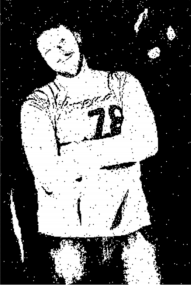
#> input picture binTest.png, 191 x 286 px
$ python Morphology.py
#> lines starting #> are read from the running program, lines starting #| are printed output that depends on the picture; after the words box and inside, x2 and y2 are one past the last pixel; in counts of white or black regions, pixels touching at a corner belong together
# Contains various image processing methods like blur,
import numpy as np
import cv2
import ImageProcessingMethods

img = cv2.imread('binTest.png')
#> img is the input picture: shape (286, 191, 3); min 0, max 255, mean 102.1

img = cv2.cvtColor(img, cv2.COLOR_BGR2GRAY)
#> img: shape (286, 191)

# New
def dilation(img):
    height = img.shape[0]
#> height = 286
    width = img.shape[1]
#> width = 191
    color = [0] * 25
    newImg = np.zeros((height, width), np.uint8)
    for i in range(height - 2):
        for j in range(width-2):
            if j == 0:
                color[0] = img[i - 2][j - 2]
                color[1] = img[i - 2][j - 1]
                color[2] = img[i - 2][j]
                color[3] = img[i - 2][j + 1]
                color[4] = img[i - 2][j + 2]

                color[5] = img[i - 1][j - 2]
                color[6] = img[i - 1][j - 1]
                color[7] = img[i - 1][j]
                color[8] = img[i - 1][j + 1]
                color[9] = img[i - 1][j + 2]

                color[10] = img[i][j - 2]
                color[11] = img[i][j - 1]
                color[12] = img[i][j]
                color[13] = img[i][j + 1]
                color[14] = img[i][j + 2]

                color[15] = img[i + 1][j - 2]
                color[16] = img[i + 1][j - 1]
                color[17] = img[i + 1][j]
                color[18] = img[i + 1][j + 1]
                color[19] = img[i + 1][j + 2]

                color[20] = img[i + 2][j - 2]
                color[21] = img[i + 2][j - 1]
                color[22] = img[i + 2][j]
                color[23] = img[i + 2][j + 1]
                color[24] = img[i + 2][j + 2]

            elif j % 5 == 0:
                color[4] = img[i - 2][j + 2]
                color[9] = img[i - 1][j + 2]
                color[14] = img[i][j + 2]
                color[19] = img[i + 1][j + 2]
                color[24] = img[i + 2][j + 2]

            elif j % 4 == 0:
                color[3] = img[i - 2][j + 1]
                color[8] = img[i - 1][j + 1]
                color[13] = img[i][j + 1]
                color[18] = img[i + 1][j + 1]
                color[23] = img[i + 2][j + 1]

            elif j % 3 == 0:
                color[2] = img[i - 2][j]
                color[7] = img[i - 1][j]
                color[12] = img[i][j]
                color[17] = img[i + 1][j]
                color[22] = img[i + 2][j]

            elif j % 2 == 0:
                color[1] = img[i - 2][j - 1]
                color[6] = img[i - 1][j - 1]
                color[11] = img[i][j - 1]
                color[16] = img[i + 1][j - 1]
                color[21] = img[i + 2][j - 1]

            else:
                color[0] = img[i - 2][j - 2]
                color[5] = img[i - 1][j - 2]
                color[10] = img[i][j - 2]
                color[15] = img[i + 1][j - 2]
                color[20] = img[i + 2][j - 2]

            if any(color):
                newImg[i, j] = 255
            else:
                newImg[i, j] = 0
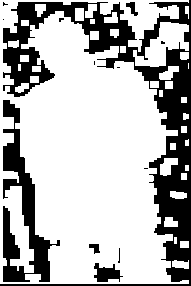
#> newImg: shape (286, 191); 71.5% white; 13 black regions (8 under 20 px), largest, box (x1, y1, x2, y2) and area: (0, 0, 191, 286) 11560, (3, 100, 60, 282) 3492, (94, 263, 123, 282) 326, (126, 2, 138, 16) 83, (89, 244, 100, 254) 68
#> after the loop, color = 25 values, max 255 at index 20, min 0 at index 0, mean 71.76

    return newImg

def erotion(img):
    height = img.shape[0]
#> height = 286
    width = img.shape[1]
#> width = 191
    color = [0] * 25
    newImg = np.zeros((height, width, 1), np.uint8)
    for i in range(height - 2):
        for j in range(width - 2):
            if j == 0:
                color[0] = img[i - 2][j - 2]
                color[1] = img[i - 2][j - 1]
                color[2] = img[i - 2][j]
                color[3] = img[i - 2][j + 1]
                color[4] = img[i - 2][j + 2]

                color[5] = img[i - 1][j - 2]
                color[6] = img[i - 1][j - 1]
                color[7] = img[i - 1][j]
                color[8] = img[i - 1][j + 1]
                color[9] = img[i - 1][j + 2]

                color[10] = img[i][j - 2]
                color[11] = img[i][j - 1]
                color[12] = img[i][j]
                color[13] = img[i][j + 1]
                color[14] = img[i][j + 2]

                color[15] = img[i + 1][j - 2]
                color[16] = img[i + 1][j - 1]
                color[17] = img[i + 1][j]
                color[18] = img[i + 1][j + 1]
                color[19] = img[i + 1][j + 2]

                color[20] = img[i + 2][j - 2]
                color[21] = img[i + 2][j - 1]
                color[22] = img[i + 2][j]
                color[23] = img[i + 2][j + 1]
                color[24] = img[i + 2][j + 2]

            elif j % 5 == 0:
                color[4] = img[i - 2][j + 2]
                color[9] = img[i - 1][j + 2]
                color[14] = img[i][j + 2]
                color[19] = img[i + 1][j + 2]
                color[24] = img[i + 2][j + 2]

            elif j % 4 == 0:
                color[3] = img[i - 2][j + 1]
                color[8] = img[i - 1][j + 1]
                color[13] = img[i][j + 1]
                color[18] = img[i + 1][j + 1]
                color[23] = img[i + 2][j + 1]

            elif j % 3 == 0:
                color[2] = img[i - 2][j]
                color[7] = img[i - 1][j]
                color[12] = img[i][j]
                color[17] = img[i + 1][j]
                color[22] = img[i + 2][j]

            elif j % 2 == 0:
                color[1] = img[i - 2][j - 1]
                color[6] = img[i - 1][j - 1]
                color[11] = img[i][j - 1]
                color[16] = img[i + 1][j - 1]
                color[21] = img[i + 2][j - 1]

            else:
                color[0] = img[i - 2][j - 2]
                color[5] = img[i - 1][j - 2]
                color[10] = img[i][j - 2]
                color[15] = img[i + 1][j - 2]
                color[20] = img[i + 2][j - 2]

            if all(color):
                newImg[i, j] = 255
            else:
                newImg[i, j] = 0
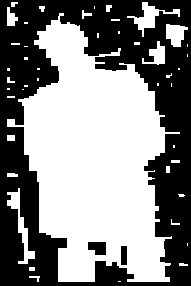
#> newImg: shape (286, 191, 1); 52.5% white; 3 black regions, box (x1, y1, x2, y2) and area: (0, 0, 191, 286) 25610, (88, 242, 106, 255) 199, (121, 246, 127, 265) 114
#> after the loop, color = 25 values, max 255 at index 0, min 0 at index 3, mean 122.4

    return newImg


def closing(img):
    dilatedIMG = dilation(img)
    newIMG = erotion(dilatedIMG)

    return newIMG


def opening(img):
    erodedIMG = erotion(img)
#> after the loop in erotion (call 2), `for i in range(height - 2):`:
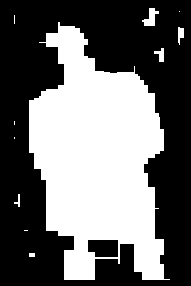
#> newImg: shape (286, 191, 1); 42.2% white; 11 white regions (5 under 20 px), largest, box (x1, y1, x2, y2) and area: (29, 22, 170, 280) 22686, (142, 8, 159, 26) 159, (154, 48, 164, 62) 79, (178, 27, 184, 45) 74, (14, 194, 20, 207) 34, (29, 253, 35, 257) 24
#> after the loop in erotion (call 2), `for i in range(height - 2):`: color = 25 items, first 6: [0], [0], [0], [0], [0], [0]
    newIMG = dilation(erodedIMG)
#> after the loop in dilation (call 2), `for i in range(height - 2):`:
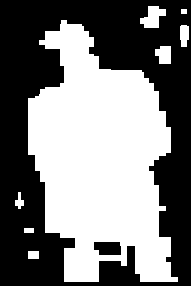
#> newImg: shape (286, 191); 48.3% white; 8 white regions, largest, box (x1, y1, x2, y2) and area: (28, 20, 178, 282) 25354, (140, 6, 166, 28) 359, (155, 46, 171, 64) 241

    return newIMG

closedImg = closing(img)
newImg = opening(closedImg)
cv2.imshow('swag', newImg)
cv2.waitKey(0)
cv2.destroyAllWindows()
